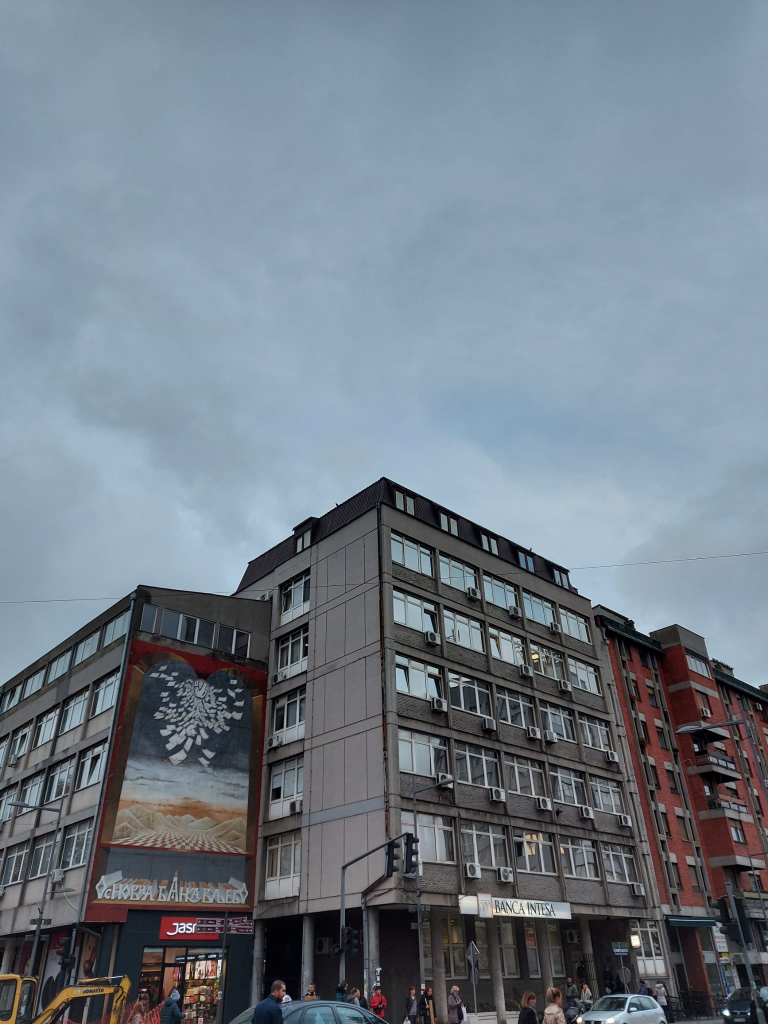
#> input picture drugi domaci/zgrada.jpeg, 1536 x 2048 px (shown at 1/2 size)
$ python projektivno_preslikavanje.py
#> lines starting #> are read from the running program, lines starting #| are printed output that depends on the picture
import numpy as np
import math
import cv2

def nadji_matricu(tacke):
    matrica_sistema = np.array([
        [tacke[0][0],tacke[1][0],tacke[2][0]],
        [tacke[0][1],tacke[1][1],tacke[2][1]],
        [tacke[0][2],tacke[1][2],tacke[2][2]]
    ])

    #D = alfa*A + beta*B + gama*C
    #tacke_transponovano = np.transpose(tacke)
    #D = tacke_transponovano[:,-1]
    D= np.array([tacke[3][0],tacke[3][1],tacke[3][2]])

    rezultat = np.linalg.solve(matrica_sistema,D)

    alfa = rezultat[0]
    beta = rezultat[1]
    gama = rezultat[2]

    prva_kolona = np.array([alfa*tacke[0][0], alfa*tacke[0][1], alfa* tacke[0][2]])
    druga_kolona = np.array([beta*tacke[1][0],beta*tacke[1][1], beta*tacke[1][2]])
    treca_kolona = np.array([gama*tacke[2][0], gama*tacke[2][1], gama*tacke[2][2]])

    #P = np.transpose([prva_kolona,druga_kolona,treca_kolona])
    P = np.column_stack([prva_kolona,druga_kolona,treca_kolona])

    return P


def naivni_algoritam(originalne_tacke, preslikane_tacke):
    #nadjemo matricu P1
    P1 = nadji_matricu(originalne_tacke)

    #nadjemo matricu P2
    P2 = nadji_matricu(preslikane_tacke)

    #trazena matrica P = P2 * P1^-1
    P = np.dot(P2,np.linalg.inv(P1))

    return P

#################################################################

def DLT(originalne_tacke, preslikane_tacke):
    x1 = originalne_tacke[0][0]
    x2 = originalne_tacke[0][1]
    x3 = originalne_tacke[0][2]
    x1p = preslikane_tacke[0][0]
    x2p = preslikane_tacke[0][1]
    x3p = preslikane_tacke[0][2]

    A = np.array([
        [0,0,0, -x3p*x1, -x3p*x2, -x3p*x3, x2p*x1, x2p*x2, x2p*x3],
        [x3p*x1, x3p*x2, x3p*x3, 0,0,0, -x1p*x1, -x1p*x2, -x1p*x3]
        ])

    for i in range(1, len(originalne_tacke)):
        x1 = originalne_tacke[i][0]
        x2 = originalne_tacke[i][1]
        x3 = originalne_tacke[i][2]
        x1p = preslikane_tacke[i][0]
        x2p = preslikane_tacke[i][1]
        x3p = preslikane_tacke[i][2]

        prva_vrsta = np.array([0,0,0, -x3p*x1, -x3p*x2, -x3p*x3, x2p*x1, x2p*x2, x2p*x3])
        druga_vrsta = np.array([x3p*x1, x3p*x2, x3p*x3, 0,0,0, -x1p*x1, -x1p*x2, -x1p*x3])

        A = np.vstack((A, prva_vrsta))
        A = np.vstack((A, druga_vrsta))

    U,D,V = np.linalg.svd(A)

    #print(A)
    P = V[-1].reshape(3,3)   #poslednja vrsta matrice V^T

    return P

#######################################################################

def normalizacija(originalne_tacke):

    #teziste sa afinim:
    cx = sum([el[0]/el[2] for el in originalne_tacke]) / len(originalne_tacke)
    cy = sum([el[1]/el[2] for el in originalne_tacke]) / len(originalne_tacke)

    rastojanje = 0.0

    #translacija u koordinatni pocetak
    for i in range(0,len(originalne_tacke)):
        #svaku tacku pomeramo za (-cx,-cy)
        a = float(originalne_tacke[i][0]/originalne_tacke[i][2]) - cx
        b = float(originalne_tacke[i][1]/originalne_tacke[i][2]) - cy

        rastojanje = rastojanje + math.sqrt(a**2 + b**2)

    rastojanje = rastojanje / float(len(originalne_tacke))

    #prosecno rastojanje treba da bude koren iz 2
    #S je faktor skaliranja:
    S = float(math.sqrt(2))/rastojanje

    #T je matrica normalizacije (izveden proizvod S i G)
    T = np.array([[S,0,-S*cx], [0,S,-S*cy], [0,0,1]])

    return T

def modifikovani_DLT(originalne_tacke,preslikane_tacke):
    T = normalizacija(originalne_tacke)
    Tp = normalizacija(preslikane_tacke)

    #primenimo matricu normalizacije na koordinate tacaka:
    M = T.dot(np.transpose(originalne_tacke))
    Mp = Tp.dot(np.transpose(preslikane_tacke))

    M = np.transpose(M)
    Mp = np.transpose(Mp)

    Pp = DLT(M,Mp)

    P = (np.linalg.inv(Tp)).dot(Pp).dot(T)

    return P

#4 originalne tacke
#originalne_tacke = np.array([[-3,-1,1],[3,-1,1],[1,1,1],[-1,1,1]])
originalne_tacke = np.array([[2,0,1],[-2,1,1],[-1,-4,1],[0,2,1]])

#4 preslikane tacke
#preslikane_tacke = np.array([[-2,-1,1],[2,-1,1],[2,1,1],[-2,1,1]])
preslikane_tacke = np.array([[-2,1,1],[2,-1,1],[1,-2,1],[3,-1,1]])

print("1)\n")
P_naivni = naivni_algoritam(originalne_tacke, preslikane_tacke)
print("Naivni algoritam:")
P_naivni = (P_naivni / P_naivni[0][0]).round(5)
print(P_naivni)
print("\n")

P_dlt = DLT(originalne_tacke, preslikane_tacke)
print("DLT algoritam:")
P_dlt = (P_dlt / P_dlt[0][0]).round(5)
print(P_dlt)
print("\n")

#poredjenje naivnog i DLT algoritma:
print("poredjenje naivnog i DLT:")
P_dlt = (P_dlt / P_dlt[0][0]) * P_naivni[0][0]
print(P_dlt.round(5) == P_naivni.round(5))
print("\n")

P_modifikovano = modifikovani_DLT(originalne_tacke, preslikane_tacke)
print("modifikovani DLT algoritam:")
P_modifikovano = (P_modifikovano*1/P_modifikovano[0][0]).round(5)
print(P_modifikovano)
print("\n")

#poredjenje DLT i modifikovanog DLT algoritma:
print("poredjenje DLT i modifikovanog DLT algoritma:")
P_modifikovano = (P_modifikovano / P_modifikovano[0][0]) * P_dlt[0][0]
print(P_modifikovano.round(5) == P_dlt.round(5))
print("\n")


#DLT za vise od 4 korespodencije
#originalne_tacke = [[-3, -1, 1], [3, -1, 1], [1, 1, 1], [-1, 1, 1], [1, 2, 3],[-8, -2, 1]]
originalne_tacke = [[2, 0 ,1], [-2, 1, 1],[-1, -4, 1], [0, 2, 1], [2, 2 ,1]]

preslikane_tacke = [[-2, 1, 1], [2, -1, 1], [1, -2, 1], [3, -1, 1],[-12, 1, 1]]
#preslikane_tacke = [[-2, -1, 1], [2, -1, 1], [2, 1, 1], [-2, 1, 1],[2, 1, 4],[-16,-5,4]]

print("2)\n")
P_dlt_vise = DLT(originalne_tacke, preslikane_tacke)
print("DLT za vise od 4 korespodencije:")
P_dlt_vise = (P_dlt_vise / P_dlt_vise[0][0]).round(5)
print(P_dlt_vise)
print("\n")

# [7 lines of commented-out code are left out]
P_modifikovano_vise = modifikovani_DLT(originalne_tacke, preslikane_tacke)
print("DLT modifikovani za vise od 4 korespodencije:")
P_modifikovano_vise = (P_modifikovano_vise / P_modifikovano_vise[0][0]).round(5)
print(P_modifikovano_vise)
print("\n")


#poredimo DLT modifikovani za vise od 4 korespodencije i naivni
#print("Poredjenje modifikovanog DLT-a za vise od 4 korespodencije sa naivnim:")
#P_modifikovano_vise = (P_modifikovano_vise / P_modifikovano_vise[0][0]) * P_naivni[0][0]
#print(P_modifikovano_vise.round(5) == P_naivni.round(5))
#print("\n")

######
#poredimo DLT i modifikovani DLT oba za vise od 4 korespodencije
print("Poredjenje DLT za vise od 4 korespodencije i modifikovanog DLT za vise od 4 korespodencije: ")
P_modifikovano_vise = (P_modifikovano_vise / P_modifikovano_vise[0][0]) * P_dlt_vise[0][0]
print(P_modifikovano_vise.round(5) == P_dlt_vise.round(5))
print("\n")


originalne_tacke = [[-1,-4,1],[-4,1,1],[-8,-5,1],[-1,0,1],[1,-2,1]]
preslikane_tacke = [[3,-3,1],[5,1,1],[6,0,1],[5,2,1],[3,-13,1]]

print("3)\n")
P_modifikovano_novo = modifikovani_DLT(originalne_tacke, preslikane_tacke)
print("modifikovani DLT algoritam:")
P_modifikovano_novo = (P_modifikovano_novo*1/P_modifikovano_novo[0][0]).round(5)
print(P_modifikovano_novo)
print("\n")

####################################################################


#### PROMENA KOORDINATA KOD DLT #####

originalne_tacke = [[-3,-1,1],[3,-1,1],[1,1,1],[-1,1,1],[1,2,3],[-8,-2,1]]
preslikane_tacke = [[-2,-1,1],[2,-1,1],[2,1,1],[-2,1,1],[2,1,4],[-16,-5,4]]

C1 = np.array([[0,1,2],[-1,0,3],[0,0,1]])
C2 = np.array([[1,-1,5],[1,1,-2],[0,0,1]])

originalne_tacke_nove = []
preslikane_tacke_nove = []

for i in range(0,len(originalne_tacke)):
    originalne_tacke_nove.append(np.dot(C1,originalne_tacke[i]))
    preslikane_tacke_nove.append(np.dot(C2,preslikane_tacke[i]))

originalne_tacke_nove = np.array(originalne_tacke_nove)
preslikane_tacke_nove = np.array(preslikane_tacke_nove)

#DLT algoritam

P_dlt = DLT(originalne_tacke,preslikane_tacke)  #sa skice je to F
P_dlt_novo = DLT(originalne_tacke_nove, preslikane_tacke_nove) #sa skice je to R

P_tmp = np.dot(np.linalg.inv(C2), P_dlt_novo)
P_tmp = np.dot(P_tmp, C1)   # HRG^-1
P_tmp = (P_dlt[0] / P_tmp[0]) * P_tmp  #provera da li je F = HRG^-1

print("poredjenje DLT algoritma nakon promene koordinata: ")
print(P_dlt.round(5) == P_tmp.round(5))
print("\n")
# => matrica nije ista, tj. DLT nije invarijantan u odnosu na promenu koordinata, tj. nije geometrijski


#modifikovani DLT

P_dlt_mod = modifikovani_DLT(originalne_tacke,preslikane_tacke)
P_dlt_mod_novo = modifikovani_DLT(originalne_tacke_nove,preslikane_tacke_nove)

P_tmp = np.dot(np.linalg.inv(C2),P_dlt_mod_novo)
P_tmp = np.dot(P_tmp,C1)

print("poredjenje modifikovanog DLT algoritma nakon promene koordinata:")
print(P_dlt_mod.round(5) == P_tmp.round(5))
print("\n")

# => matrica je ista, tj. modifikovani DLT jeste invarijantan u odnosu na promenu koordinata, tj. geometrijski je


array = np.zeros((4,3),int)
counter = 0
def click(event,x,y,flags,param):
    global counter
    if event == cv2.EVENT_LBUTTONDOWN:
        array[counter] = x,y,1
        counter = counter + 1
        #print(x,y)


image = cv2.imread('zgrada.jpeg')
#> image is the input picture: shape (2048, 1536, 3); mean B, G, R 136.7, 125.2, 113.7
image = cv2.resize(image,(470,630))
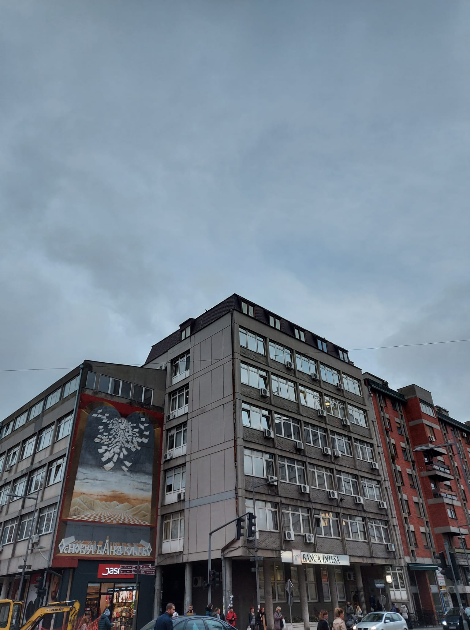
#> image: shape (630, 470, 3); mean B, G, R 136.7, 125.1, 113.6


def aplikacija():
    while True:

        if counter == 4:
            tacke = np.float32([array[0],array[1],array[2],array[3]])
            preslikane = np.float32([[238,546,1],[256,354,1],[463,363,1],[462,537,1]])
            M = naivni_algoritam(tacke, preslikane)
            final = cv2.warpPerspective(image,M,(470,630))
            cv2.imshow('Output',final)


        cv2.namedWindow('Input')
        cv2.setMouseCallback('Input',click)

        cv2.imshow('Input',image)
        cv2.waitKey(1)


aplikacija()

$ run again, with drugi domaci/izlaz_programa1.png saved as drugi domaci/zgrada.jpeg
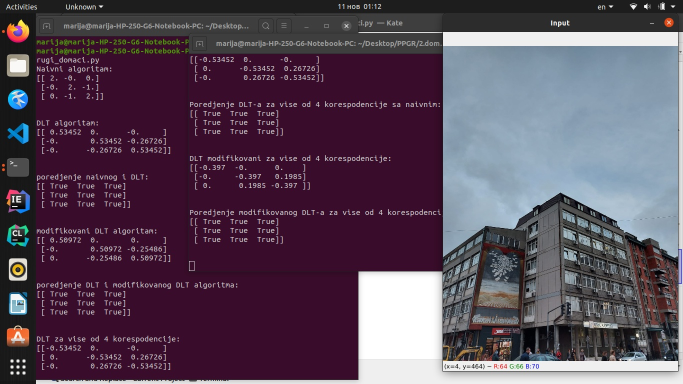
#> input picture drugi domaci/izlaz_programa1.png, 1366 x 768 px (shown at 1/2 size)
#> image is the input picture: shape (768, 1366, 3); mean B, G, R 89.5, 72.3, 89.4
#> `image = cv2.resize(image,(470,630))`:
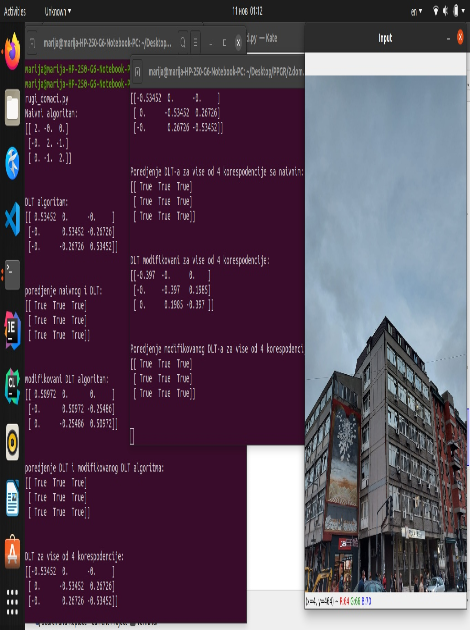
#> image: shape (630, 470, 3); mean B, G, R 89.3, 72.1, 89.3

$ run again, with drugi domaci/izlaz_programa_2.png saved as drugi domaci/zgrada.jpeg
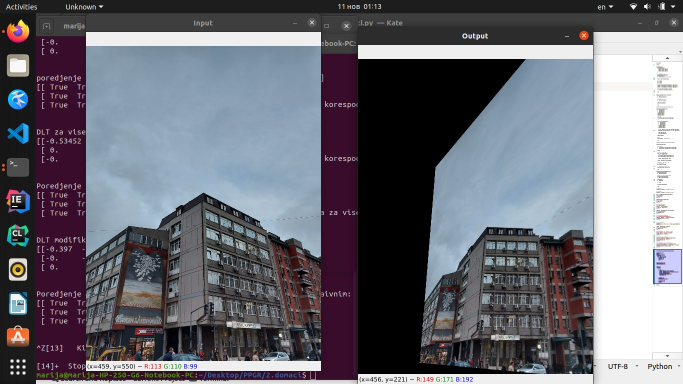
#> input picture drugi domaci/izlaz_programa_2.png, 1366 x 768 px (shown at 1/2 size)
#> image is the input picture: shape (768, 1366, 3); mean B, G, R 115.9, 107.3, 107
#> `image = cv2.resize(image,(470,630))`:
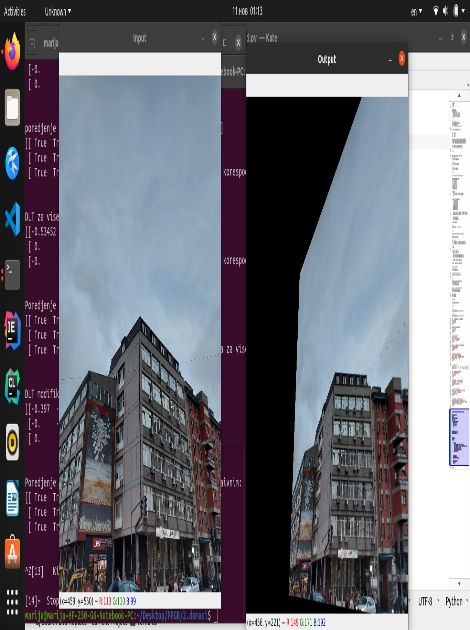
#> image: shape (630, 470, 3); mean B, G, R 116, 107.4, 107.1
